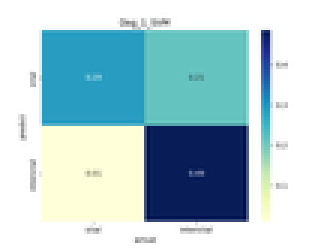
#> input picture Dres/D_TPBaseDog_1.png, 111 x 83 px, shrunk from 640 x 480 before the run (shown 3 times larger); its folder holds 6 pictures in this run
$ python makeFig.py
#> lines starting #> are read from the running program, lines starting #| are printed output that depends on the picture
from PIL import Image

def nameList(Func):
#> called with Func = 'Base'
	l = []

	for i in range(1,5):
		l.append('D_TP%sDog_%d.png'%(Func,i))
	for i in range(1,9):
		l.append('D_TP%sPatient_%d.png'%(Func,i))

	return l

def nameLCR():
	l = []

	for i in range(1,5):
		l.append('D_Dog_%d_CR.png'%(i))
	for i in range(1,9):
		l.append('D_Patient_%d_CR.png'%(i))

	return l


def sumPart(f):
	if f != '':
		imL = [Image.open(fn) for fn in nameList(f)]
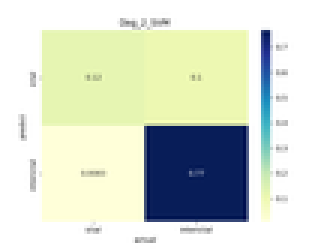
#> input picture Dres/D_TPBaseDog_2.png, 111 x 83 px, shrunk from 640 x 480 before the run (shown 3 times larger)
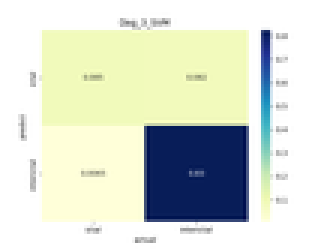
#> input picture Dres/D_TPBaseDog_3.png, 111 x 83 px, shrunk from 640 x 480 before the run (shown 3 times larger)
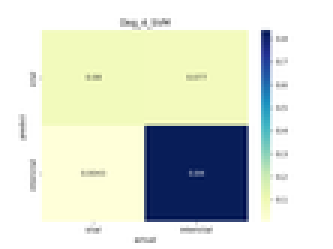
#> input picture Dres/D_TPBaseDog_4.png, 111 x 83 px, shrunk from 640 x 480 before the run (shown 3 times larger)
	else:
		imL = [Image.open(fn) for fn in nameLCR()]

	width,height = imL[0].size

	result = Image.new(imL[0].mode,(width,height*len(imL)))

	for i,im in enumerate(imL):
		result.paste(im,box=(0,i*height))

	if f != '':
		f += '_'
	result.save(f+'Summary.png')

def com():
	imN = ['Base_Summary.png','stretch_Summary.png','Summary.png']
	imL = [Image.open(fn) for fn in imN]

	width,height = imL[0].size
	result = Image.new(imL[0].mode,(width*3,height))

	for i,im in enumerate(imL):
		result.paste(im,box=(i*width,0))

	result.save('Compare.png')

#> (the run stopped early here; a loop or call above may not have finished)
